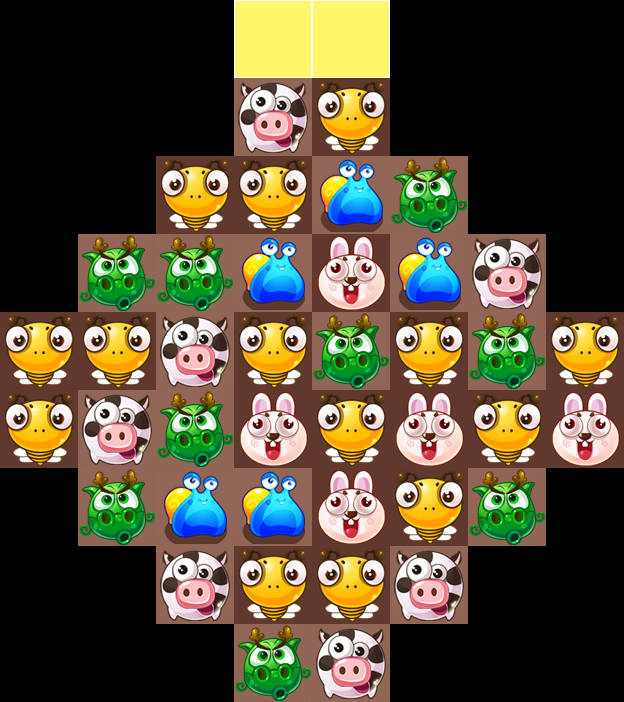

This is a level from a 2D game, rendered from its Tiled map with the project's own tilesets. A one-line summary and the map file follow, with tile-layer data summarised:
An orthogonal 8x9 tile map with 78x78 px tiles, 4 tile layers (cell, ground, obj, cover), 2 tilesets.

<map version="1.0" orientation="orthogonal" renderorder="right-down" width="8" height="9" tilewidth="78" tileheight="78">
 <tileset firstgid="1" name="blocks.png" tilewidth="78" tileheight="78">
  <image source="pictures/blocks.png" width="156" height="78" />
 </tileset>
 <tileset firstgid="3" name="jewels.png" tilewidth="78" tileheight="78">
  <image source="pictures/jewels.png" width="390" height="780" />
 </tileset>
 <layer name="cell" width="8" height="9">
  <data>[72 cells, 42 non-empty, 2 distinct tile ids]</data>
 </layer>
 <layer name="ground" width="8" height="9">
  <data>[72 cells, 0 non-empty, 0 distinct tile ids]</data>
 </layer>
 <layer name="obj" width="8" height="9">
  <data>[72 cells, 40 non-empty, 5 distinct tile ids]</data>
 </layer>
 <layer name="cover" width="8" height="9">
  <data>[72 cells, 0 non-empty, 0 distinct tile ids]</data>
 </layer>
</map>
